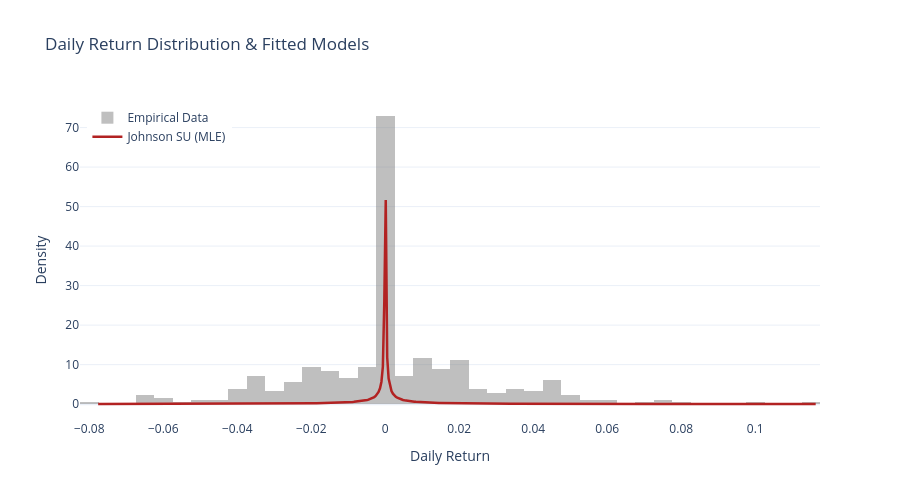

The notebook cell saved with this chart:
### Code cell
x = np.linspace(returns.min(), returns.max(), 500)

# Evaluate fitted PDFs
pdf_mle = stats.johnsonsu.pdf(x, a_mle, b_mle, loc=loc_mle, scale=scale_mle)

plt.figure(figsize=(10, 5))
plt.hist(returns, bins=60, density=True, alpha=0.4, color='gray', label='Empirical Data')
plt.plot(x, pdf_mle, label='Johnson SU (MLE)', linewidth=2)
plt.title('Daily Relative_change Distribution & Fitted Models')
plt.xlabel('Daily Return')
plt.ylabel('Density')
plt.legend()
plt.show()


plot_modelfitness(ng_16['Relative_change'],a_mle, b_mle, loc_mle, scale_mle )

### Figure 1 — Plotly figure (JSON) as saved in the notebook; plotly's stock layout.template omitted (floating-point values rounded to 4 significant figures; data arrays with more than 128 entries replaced by an {"elided": "..."} marker saying what was removed)
{"data": [{"histnorm": "probability density", "marker": {"color": "gray"}, "name": "Empirical Data", "nbinsx": 60, "opacity": 0.5, "type": "histogram", "x": {"elided": "362 float values"}}, {"line": {"color": "firebrick", "width": 2.5}, "mode": "lines", "name": "Johnson SU (MLE)", "type": "scatter", "x": {"elided": "500 float values"}, "y": {"elided": "500 float values"}}], "layout": {"height": 500, "hovermode": "x unified", "legend": {"x": 0.01, "xanchor": "left", "y": 0.99, "yanchor": "top"}, "title": {"text": "Daily Return Distribution & Fitted Models"}, "width": 900, "xaxis": {"title": {"text": "Daily Return"}}, "yaxis": {"title": {"text": "Density"}}}}
